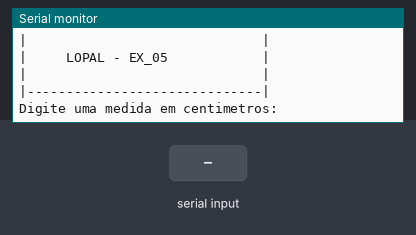
Simulated run of this sketch. Board: Arduino Uno, built with avr-gcc and run on an emulated ATmega328P. Shown: the last lines printed to the serial monitor. The test bench sets the inputs (shaded band).

Above: at 1.2 s.
1.3 s: "90,45\n" received over Serial
At 2.5 s:
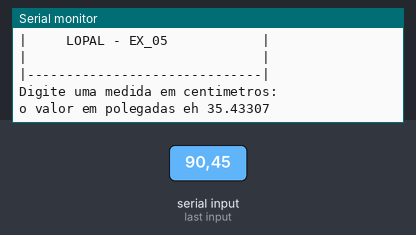
4.3 s: "30,150\n" received over Serial
At 5.5 s:
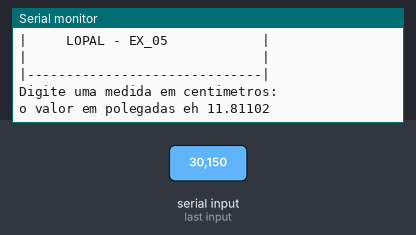
Timing chart, 0 to 7.3 s (numbered marks = the images above; inputs shaded):
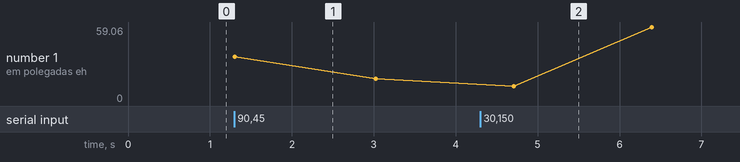

Measured:
- after the input at 1.3 s, the serial monitor: prints a new line at once (image 1)
- after the input at 4.3 s, the serial monitor: prints a new line after 0.41 s (image 2)

The sketch:

LOPAL_EX_05.ino
```cpp
// Faça um programa que receba a medida em centímetros e exiba esse
//número em polegadas. OBS: Uma polegada equivale a 2.54
//centímetros.

//variavel
 float numeroCm = 0;
 float numeroPolegada = 0;

void setup()
{
 Serial.begin(9600);
}

void loop()
{

   //Cabeçalho
  Serial.println("|------------------------------|");
  Serial.println("|                              |");
  Serial.println("|     LOPAL - EX_05            |");
  Serial.println("|                              |");
  Serial.println("|------------------------------|");
  Serial.println();//pula uma linha
  Serial.println();//pula uma linha


  //entrada
  Serial.println("Digite uma medida em centimetros: ");//pergunta uma medida em centímetros da escolha do usuário
  while(! Serial.available() );//espera o usuário digitar/dar um <Enter>
  numeroCm = Serial.parseFloat();//resposta do usuário

  //processamento
  numeroPolegada = numeroCm / 2.54;

  //saida
 Serial.println("o valor em polegadas eh " + String(numeroPolegada,5) );
 delay(1500);

}
```
